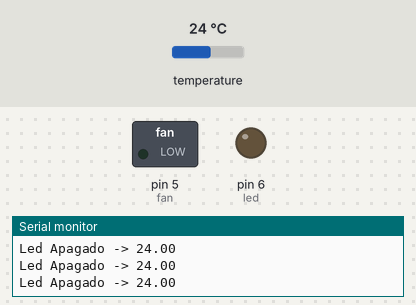
Bench run of a sketch on a simulated Arduino Uno, built with avr-gcc and run on an emulated ATmega328P. Shown: switched loads named in the sketch (green lamp = pin HIGH), output pins drawn as LEDs (lit = HIGH), the last lines printed to the serial monitor. The inputs (shaded band) are chosen by the test bench; at power-on: temperature 24 °C.

Above: at 2.3 s.
2.4 s: temperature set to 24.6 °C
4.2 s: temperature set to 25.6 °C
At 5.7 s:
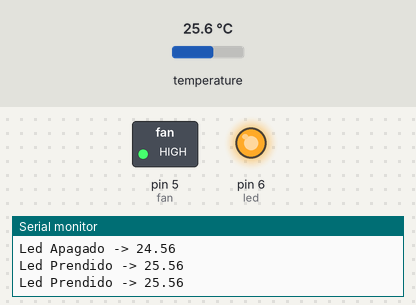
6.0 s: temperature set to 12 °C
At 7.0 s:
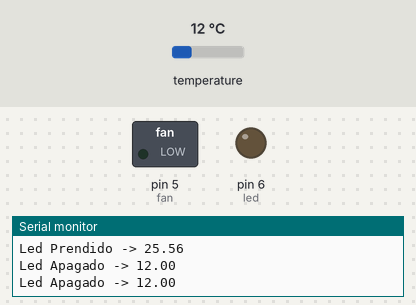
7.6 s: temperature set to 28 °C
At 8.0 s:
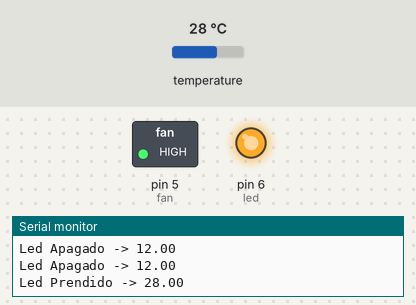
Timing chart, 0 to 10.1 s (numbered marks = the images above; inputs shaded):
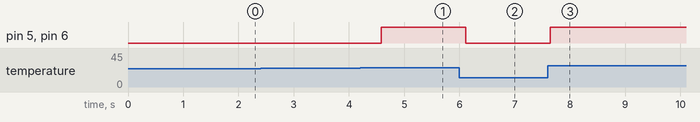

The sketch:

sistema_control_temperatura.ino
```cpp
// Include libraries
#include <OneWire.h>
#include <DallasTemperature.h>

// Define pin to use with one wire
#define ONE_WIRE_BUS 2
OneWire oneWire(ONE_WIRE_BUS);
DallasTemperature sensor (&oneWire);

int led = 6;
int button = 3;
int fan = 5;
float temperature;
bool fan_activated = false;
int temp_limit = 25;

void setup() {
  Serial.begin(9600);
  Serial.println("Iniciando Sistema Control Temperatura");

  pinMode(fan,OUTPUT);
  pinMode(led,OUTPUT);
}

void loop() {
  sensor.requestTemperatures();
  temperature = sensor.getTempCByIndex(0);
  // Serial.println("La temperatura es: " + String(temperature));

  if(temperature > temp_limit) {
    digitalWrite(fan,HIGH);
    digitalWrite(led,HIGH);
    fan_activated = true;
    Serial.println("Led Prendido -> " + String(temperature));
  } else {
    digitalWrite(fan,LOW);
    digitalWrite(led,LOW);
    fan_activated = false;
    Serial.println("Led Apagado -> " + String(temperature));
  }
}
```

Measured:
- the behaviour switches between 25 and 25.1 °C on temperature (found by bisection; images 0 and 1)
- after the input at 4.2 s, pin 5 (fan), pin 6 (led): LOW → HIGH after 0.39 s
- after the input at 6.0 s, pin 5 (fan), pin 6 (led): HIGH → LOW after 0.12 s
- after the input at 7.6 s, pin 5 (fan), pin 6 (led): LOW → HIGH after 0.05 s
